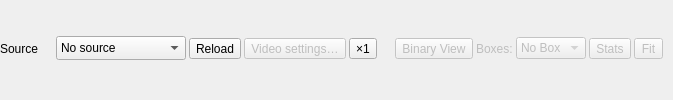
        <widget class="QWidget" name="widget_4" native="true">
         <layout class="QGridLayout" name="gridLayout_sourceBar" columnstretch="2,1,0">
          <property name="horizontalSpacing">
           <number>6</number>
          </property>
          <property name="verticalSpacing">
           <number>3</number>
          </property>
          <property name="leftMargin">
           <number>0</number>
          </property>
          <property name="topMargin">
           <number>0</number>
          </property>
          <property name="rightMargin">
           <number>0</number>
          </property>
          <property name="bottomMargin">
           <number>3</number>
          </property>
          <item row="0" column="0">
           <widget class="QWidget" name="widget_3" native="true">
            <property name="sizePolicy">
             <sizepolicy hsizetype="Expanding" vsizetype="Preferred">
              <horstretch>0</horstretch>
              <verstretch>0</verstretch>
             </sizepolicy>
            </property>
            <layout class="QHBoxLayout" name="horizontalLayout_3">
             <property name="spacing">
              <number>3</number>
             </property>
             <property name="leftMargin">
              <number>0</number>
             </property>
             <property name="topMargin">
              <number>0</number>
             </property>
             <property name="rightMargin">
              <number>0</number>
             </property>
             <property name="bottomMargin">
              <number>0</number>
             </property>
             <item>
              <widget class="QLabel" name="label">
               <property name="sizePolicy">
                <sizepolicy hsizetype="Fixed" vsizetype="Preferred">
                 <horstretch>0</horstretch>
                 <verstretch>0</verstretch>
                </sizepolicy>
               </property>
               <property name="text">
                <string>Source</string>
               </property>
               <property name="buddy">
                <cstring>comboBox_camera_source</cstring>
               </property>
              </widget>
             </item>
             <item>
              <widget class="QLabel" name="label_sourceHealth">
               <property name="minimumSize">
                <size>
                 <width>12</width>
                 <height>12</height>
                </size>
               </property>
               <property name="alignment">
                <set>Qt::AlignCenter</set>
               </property>
              </widget>
             </item>
             <item>
              <widget class="QComboBox" name="comboBox_camera_source">
               <property name="accessibleName">
                <string>Source</string>
               </property>
               <property name="toolTip">
                <string>The video source: a camera, capture card or NDI source, a video file, a stream URL or a screen capture</string>
               </property>
               <property name="sizePolicy">
                <sizepolicy hsizetype="Preferred" vsizetype="Fixed">
                 <horstretch>1</horstretch>
                 <verstretch>0</verstretch>
                </sizepolicy>
               </property>
               <property name="maximumSize">
                <size>
                 <width>340</width>
                 <height>16777215</height>
                </size>
               </property>
               <property name="sizeAdjustPolicy">
                <enum>QComboBox::AdjustToMinimumContentsLengthWithIcon</enum>
               </property>
               <property name="minimumContentsLength">
                <number>10</number>
               </property>
               <item>
                <property name="text">
                 <string>No source</string>
                </property>
               </item>
               <item>
                <property name="text">
                 <string>Video file…</string>
                </property>
               </item>
               <item>
                <property name="text">
                 <string>Stream URL (RTSP, HTTP)…</string>
                </property>
               </item>
               <item>
                <property name="text">
                 <string>Screen capture…</string>
                </property>
               </item>
              </widget>
             </item>
             <item>
              <widget class="QToolButton" name="pushButton_refresh_sources">
               <property name="toolTip">
                <string>Reload sources: look for cameras, capture cards and NDI sources again</string>
               </property>
               <property name="accessibleName">
                <string>Reload sources</string>
               </property>
               <property name="text">
                <string>Reload</string>
               </property>
               <property name="toolButtonStyle">
                <enum>Qt::ToolButtonIconOnly</enum>
               </property>
              </widget>
             </item>
             <item>
              <widget class="QToolButton" name="toolButton_videoSettings">
               <property name="enabled">
                <bool>false</bool>
               </property>
               <property name="accessibleName">
                <string>Video settings</string>
               </property>
               <property name="text">
                <string>Video settings…</string>
               </property>
               <property name="toolButtonStyle">
                <enum>Qt::ToolButtonIconOnly</enum>
               </property>
              </widget>
             </item>
             <item>
              <widget class="QToolButton" name="toolButton_speed">
               <property name="toolTip">
                <string>The playback speed of a video file (skips frames). Doesn't change how often the boxes are read.</string>
               </property>
               <property name="accessibleName">
                <string>Playback speed</string>
               </property>
               <property name="text">
                <string notr="true">×1</string>
               </property>
              </widget>
             </item>
            </layout>
           </widget>
          </item>
          <item row="0" column="1">
           <spacer name="horizontalSpacer">
            <property name="orientation">
             <enum>Qt::Horizontal</enum>
            </property>
            <property name="sizeHint" stdset="0">
             <size>
              <width>12</width>
              <height>20</height>
             </size>
            </property>
           </spacer>
          </item>
          <item row="0" column="2">
           <widget class="QWidget" name="widget_viewOptions" native="true">
            <property name="enabled">
             <bool>false</bool>
            </property>
            <layout class="QHBoxLayout" name="horizontalLayout_viewOptions">
             <property name="spacing">
              <number>3</number>
             </property>
             <property name="leftMargin">
              <number>0</number>
             </property>
             <property name="topMargin">
              <number>0</number>
             </property>
             <property name="rightMargin">
              <number>0</number>
             </property>
             <property name="bottomMargin">
              <number>0</number>
             </property>
             <item>
              <widget class="QToolButton" name="pushButton_binary">
               <property name="toolTip">
                <string>Show what the OCR reads of every box: its black-and-white image (Tesseract) or its picture in gray (PP-OCR)</string>
               </property>
               <property name="text">
                <string>Binary View</string>
               </property>
               <property name="checkable">
                <bool>true</bool>
               </property>
              </widget>
             </item>
             <item>
              <widget class="QLabel" name="label_boxDisplayStyle">
               <property name="text">
                <string>Boxes:</string>
               </property>
               <property name="buddy">
                <cstring>comboBox_boxDisplayStyle</cstring>
               </property>
              </widget>
             </item>
             <item>
              <widget class="QComboBox" name="comboBox_boxDisplayStyle">
               <property name="accessibleName">
                <string>Box display style</string>
               </property>
               <property name="toolTip">
                <string>What the viewer draws for each box: nothing, the outline, the outline with its name and reading, or also the area the OCR reads and each character it found</string>
               </property>
               <item>
                <property name="text">
                 <string>No Box</string>
                </property>
               </item>
               <item>
                <property name="text">
                 <string>Outline</string>
                </property>
               </item>
               <item>
                <property name="text">
                 <string>Names</string>
                </property>
               </item>
               <item>
                <property name="text">
                 <string>All</string>
                </property>
               </item>
              </widget>
             </item>
             <item>
              <widget class="QToolButton" name="toolButton_osd">
               <property name="toolTip">
                <string>Statistics overlay: frames, readings and previews per second and the resolution, over the picture</string>
               </property>
               <property name="text">
                <string>Stats</string>
               </property>
               <property name="checkable">
                <bool>true</bool>
               </property>
              </widget>
             </item>
             <item>
              <widget class="QToolButton" name="toolButton_zoomReset">
               <property name="toolTip">
                <string>Fit the whole picture in the viewer</string>
               </property>
               <property name="text">
                <string>Fit</string>
               </property>
              </widget>
             </item>
             <item>
              <widget class="QLabel" name="label_zoom">
               <property name="toolTip">
                <string>The zoom level. Ctrl+scroll (⌘+scroll on macOS) zooms, scrolling moves the picture and dragging with the middle mouse button pans it.</string>
               </property>
               <property name="alignment">
                <set>Qt::AlignRight|Qt::AlignVCenter</set>
               </property>
              </widget>
             </item>
            </layout>
           </widget>
          </item>
         </layout>
        </widget>
